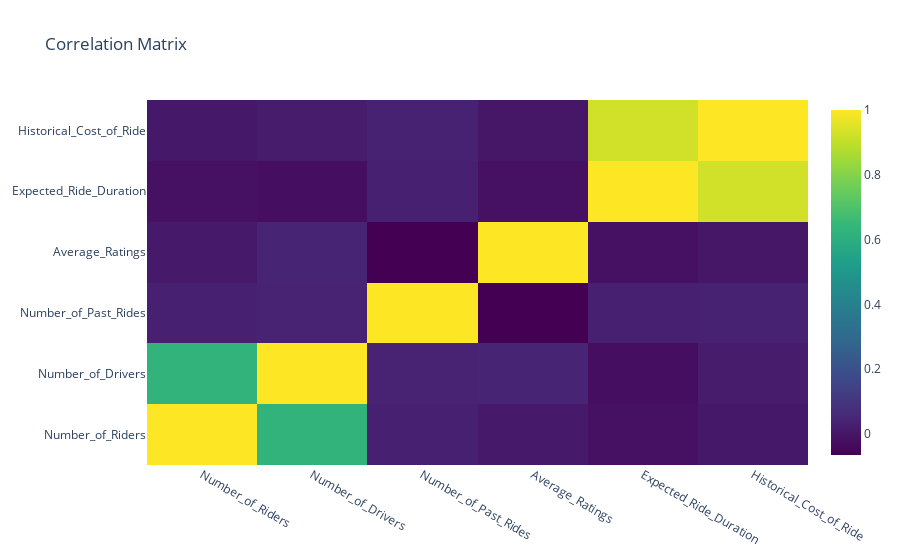

The code cell stored with this chart in its notebook:
### Code cell
#Corelation Matrix

corr_matrix = data.select_dtypes(include=['number']).corr()

#corr_matrix = data.corr()

fig = go.Figure(data=go.Heatmap(z=corr_matrix.values, 
                                x=corr_matrix.columns, 
                                y=corr_matrix.columns,
                                colorscale='Viridis'))
fig.update_layout(title='Correlation Matrix')
fig.show()

### Figure 1 — Plotly figure (JSON) as saved in the notebook; plotly's stock layout.template omitted (floating-point values rounded to 4 significant figures)
{"data": [{"colorscale": [[0, "#440154"], [0.1111, "#482878"], [0.2222, "#3e4989"], [0.3333, "#31688e"], [0.4444, "#26828e"], [0.5556, "#1f9e89"], [0.6667, "#35b779"], [0.7778, "#6ece58"], [0.8889, "#b5de2b"], [1, "#fde725"]], "type": "heatmap", "x": ["Number_of_Riders", "Number_of_Drivers", "Number_of_Past_Rides", "Average_Ratings", "Expected_Ride_Duration", "Historical_Cost_of_Ride"], "y": ["Number_of_Riders", "Number_of_Drivers", "Number_of_Past_Rides", "Average_Ratings", "Expected_Ride_Duration", "Historical_Cost_of_Ride"], "z": [[1, 0.627, 0.02927, 0.008572, -0.01586, 0.005826], [0.627, 1, 0.03966, 0.0412, -0.02442, 0.01708], [0.02927, 0.03966, 1, -0.06473, 0.03068, 0.03586], [0.008572, 0.0412, -0.06473, 1, -0.01697, -0.001063], [-0.01586, -0.02442, 0.03068, -0.01697, 1, 0.9275], [0.005826, 0.01708, 0.03586, -0.001063, 0.9275, 1]]}], "layout": {"title": {"text": "Correlation Matrix"}}}
